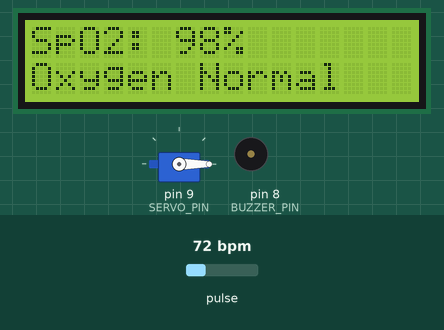
Bench run of a sketch on a simulated Arduino Uno, built with avr-gcc and run on an emulated ATmega328P. Parts: 16×2 character LCD, servo, buzzer (waves = sounding, pin HIGH). The inputs (shaded band) are chosen by the test bench; at power-on: pulse 72 bpm. Random numbers use the default seed unless the sketch sets one; what the sketch prints to the serial monitor is not drawn.

Above: at 1.2 s.
1.3 s: pulse set to 60 bpm
At 2.5 s:
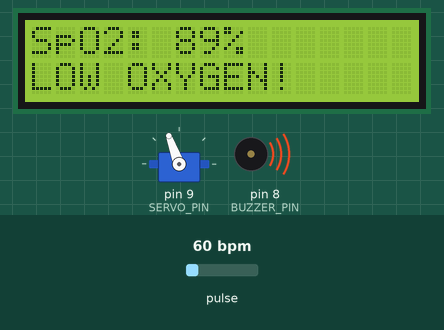
5.3 s: pulse set to 55 bpm
6.8 s: pulse set to 70 bpm
At 13.4 s:
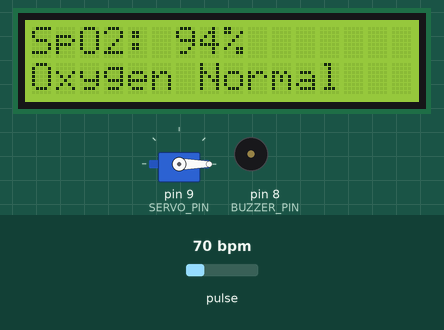
Timing chart, 0 to 14.9 s (numbered marks = the images above; inputs shaded):
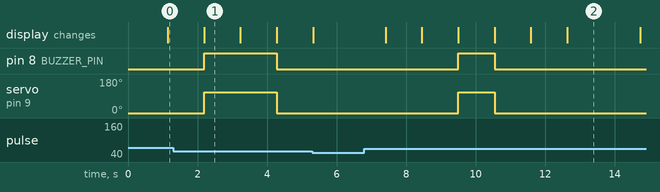

The sketch:

smartbed.ino
```cpp
#include <Wire.h>
#include <MAX30105.h>           // Library for MAX30102
#include "heartRate.h"          // Heart rate algorithm (comes with MAX3010x library)
#include <LiquidCrystal_I2C.h>  // LCD library
#include <Servo.h>              // Servo motor library

#define BUZZER_PIN 8
#define SERVO_PIN 9
#define OXYGEN_THRESHOLD 90     // Minimum safe oxygen level

MAX30105 particleSensor;
LiquidCrystal_I2C lcd(0x27, 16, 2);
Servo bedServo;

float irValue;
int oxygen = 99;  // Initial oxygen level

void setup() {
  Serial.begin(9600);
  lcd.begin();
  lcd.backlight();

  pinMode(BUZZER_PIN, OUTPUT);
  digitalWrite(BUZZER_PIN, LOW);

  bedServo.attach(SERVO_PIN);
  bedServo.write(0);  // Bed starts in flat position

  if (!particleSensor.begin(Wire, I2C_SPEED_STANDARD)) {
    Serial.println("MAX30102 not found");
    lcd.print("Sensor Error!");
    while (1);  // Stop program if sensor not found
  }

  particleSensor.setup();  // Default sensor settings
  particleSensor.setPulseAmplitudeRed(0x0A);  // Turn on Red LED
  particleSensor.setPulseAmplitudeIR(0x0A);   // Turn on IR LED
}

void loop() {
  long irValue = particleSensor.getIR();

  if (checkForBeat(irValue)) {
    float bpm = particleSensor.getIR();  // Simulated heart rate
    oxygen = random(88, 99);  // Simulated oxygen value (use real calculation in real deployment)

    Serial.print("SpO2: ");
    Serial.print(oxygen);
    Serial.println("%");
  }

  lcd.clear();
  lcd.setCursor(0, 0);
  lcd.print("SpO2: ");
  lcd.print(oxygen);
  lcd.print("%");

  if (oxygen < OXYGEN_THRESHOLD) {
    lcd.setCursor(0, 1);
    lcd.print("LOW OXYGEN!");
    bedServo.write(110);             // Raise bed
    digitalWrite(BUZZER_PIN, HIGH);  // Activate buzzer
  } else {
    lcd.setCursor(0, 1);
    lcd.print("Oxygen Normal");
    bedServo.write(0);               // Return bed to flat
    digitalWrite(BUZZER_PIN, LOW);   // Turn off buzzer
  }

  delay(1000);  // Update every second
}
```
